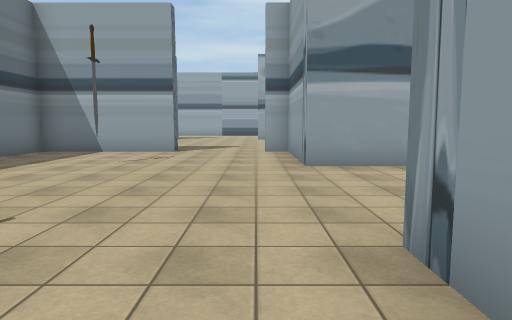
View 1 (above)

22 first-person views from a walk through a scene from a Unity 3-D project. The camera is 1.5 m above the floor, tilts 6° down and sees 75° across. The floor is counted in squares, 2 m on a side. Each view is taken from the middle of a square. On the plan, view 1 faces up. The plan holds only what a view shows up to about 11 squares ahead; the rest is blank. The place goes on beyond the plan. The player character is not drawn. Some surface patterns are stand-ins.

View 2
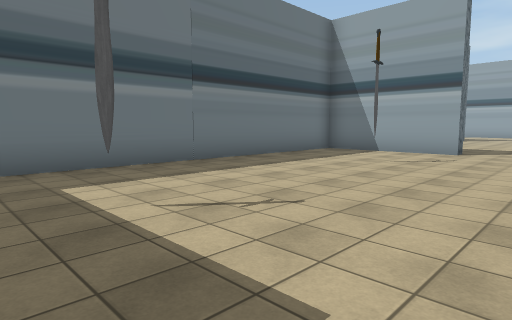

View 3
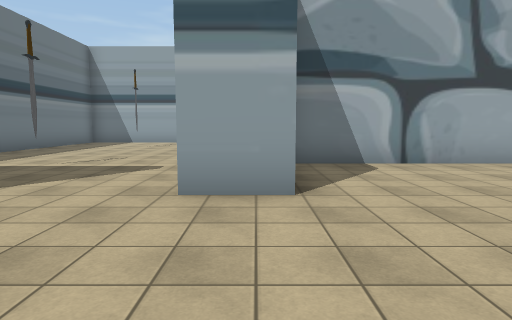

View 4
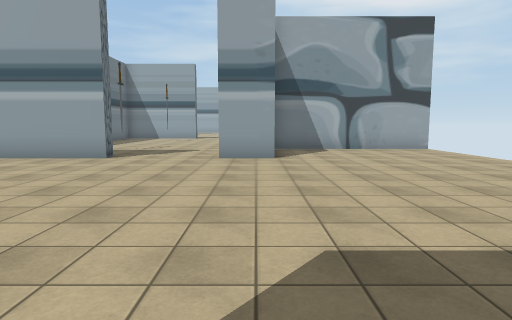

View 5
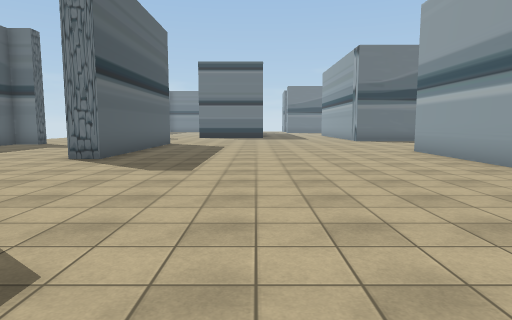

View 6
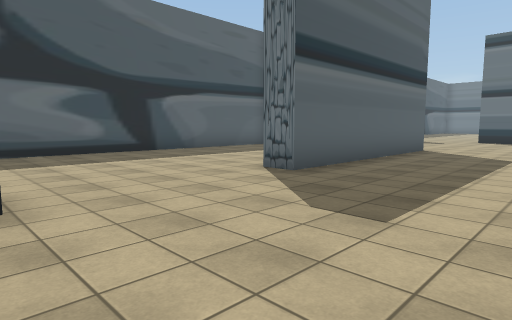

View 7
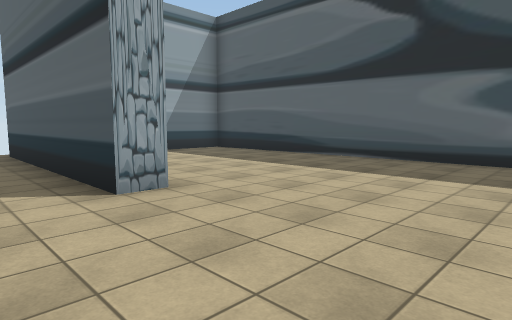

View 8
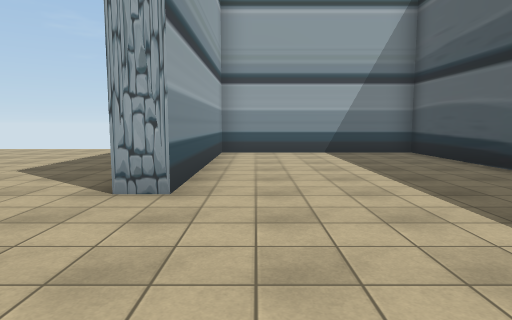

View 9
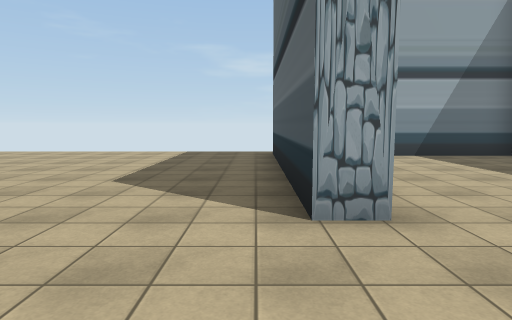

View 10
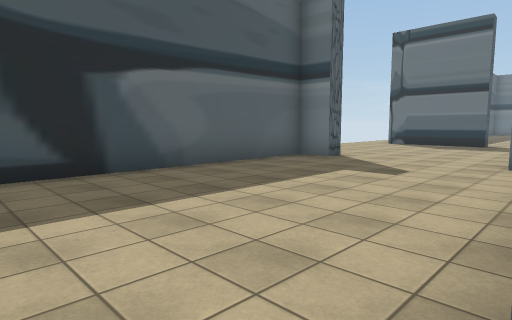

View 11
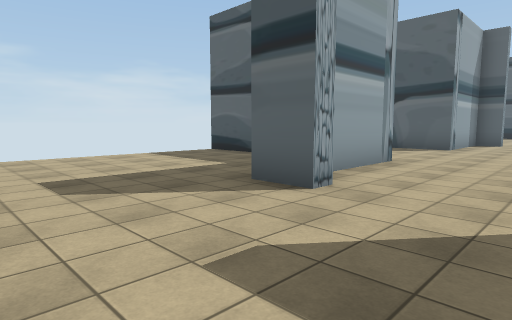

View 12
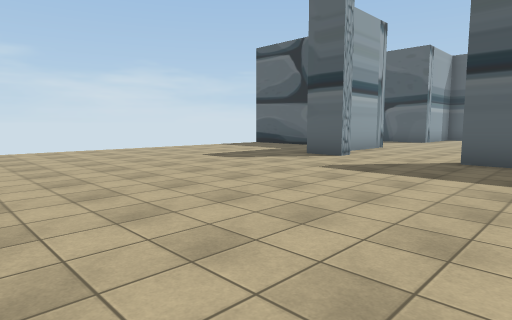

View 13
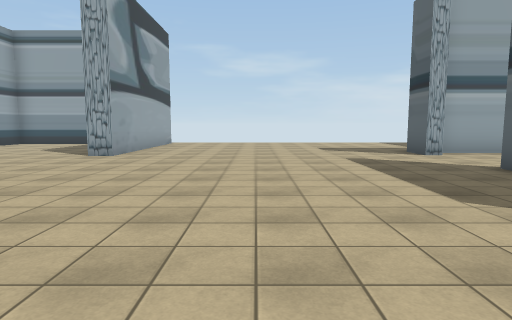

View 14
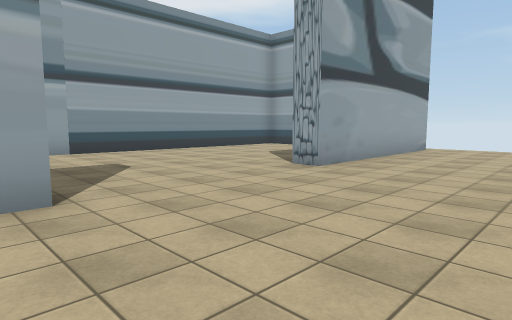

View 15
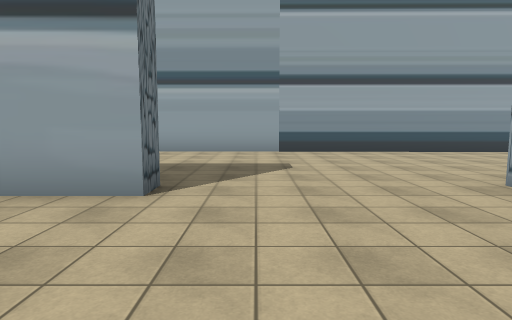

View 16
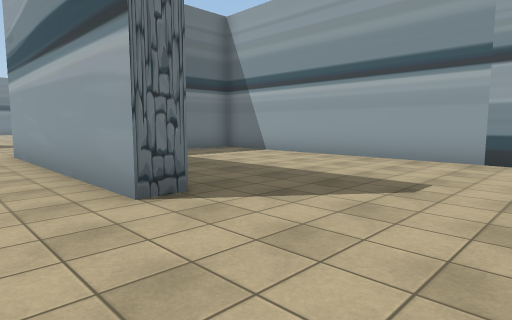

View 17
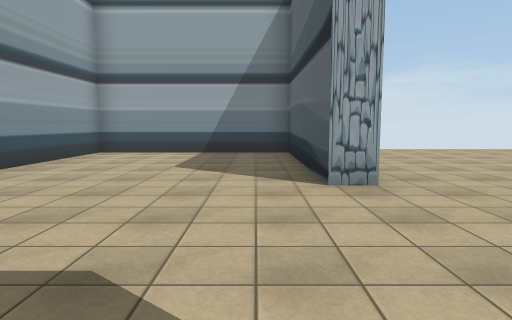

View 18
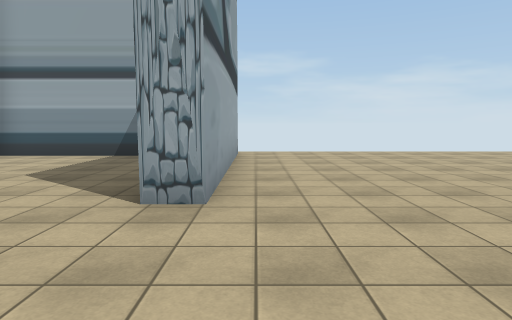

View 19
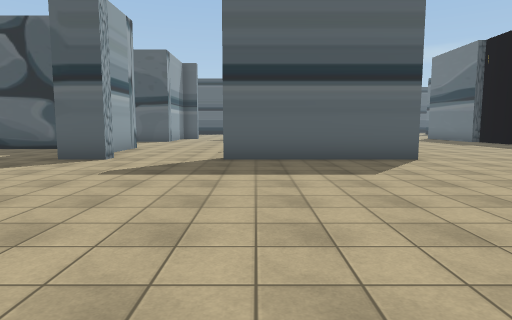

View 20
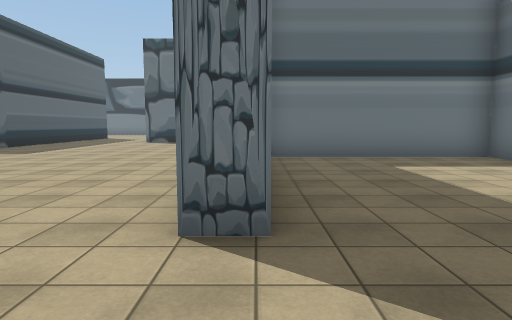

View 21
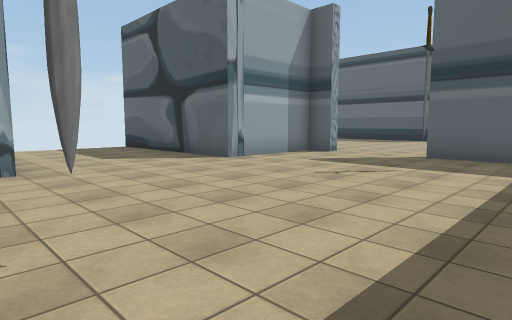

View 22
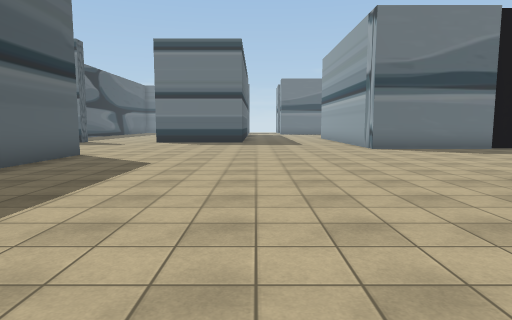

### Floor plan
Points are (right, up) in squares from view 1. A wall is a line through its corners. A room is listed if a view was taken in it or the views show most of it. See-through windows are left out.
Room 1 (views 1, 2, 3, 4, 5, 6, 7, 8, 9, 10, 11, 12, 13, 14, 15, 16, 17, 18, 19, 20, 21, 22)
walls: (-12.4, 2.5) (-12.4, -1.5) (-13.1, -1.5); (-6.6, 9.8) (-2.3, 9.8) (-2.3, 9.4) (-6, 9.4) (-6, 0.8); (-12.8, 3.4) (-12.8, 2.6); (-4, -1.1) (-2.3, -1.1) (-2.3, -1.5) (-6.6, -1.5); (2.9, 6.1) (0.9, 6.1) (0.9, 9.4) (0.1, 9.4) (0.1, 9.8) (1.4, 9.8); (1.5, -1.5) (0.1, -1.5) (0.1, -1.1) (0.9, -1.1) (0.9, 2) (5.6, 2); (3.1, 6.6) (6.5, 6.6); (6.5, 1.5) (1.5, 1.5); (-10.5, -9.4) (-4.2, -9.4) (-4.2, -10.2); (-4.2, 18.1) (-4.2, 17.5) (-10.4, 17.5); (5.8, 17.5) (0.1, 17.5) (0.1, 18.1) (5.1, 18.1) (5.1, 23.3) (-9.9, 23.5) (-9.9, 18.4); (-10.4, -14.4) (-9.9, -14.4) (-9.9, -15.3) (5.1, -15.3) (5.1, -10.1) (-0.4, -10.1) (-0.4, -9.4) (5.8, -9.4)
objects: sword (-3, 1); sword (-3, 6)

Where each view was taken, in squares from view 1:
view 1: 0 up, 0 right, facing up
view 2: 0 up, 0 right, facing up-left
view 3: 5 down, 1 right, facing up
view 4: 9 down, 1 right, facing up
view 5: 6 down, 3 right, facing left
view 6: 6 down, 0 right, facing down-left
view 7: 8 down, 4 left, facing down-right
view 8: 11 down, 4 left, facing right
view 9: 9 down, 3 left, facing right
view 10: 10 down, 3 left, facing down-left
view 11: 13 up, 2 left, facing down-right
view 12: 17 up, 4 left, facing down-right
view 13: 14 up, 8 left, facing right
view 14: 14 up, 5 left, facing up-right
view 15: 14 up, 3 left, facing up
view 16: 16 up, 1 left, facing up-left
view 17: 19 up, 4 left, facing right
view 18: 17 up, 3 left, facing right
view 19: 17 up, 3 left, facing down
view 20: 18 up, 2 left, facing left
view 21: 7 up, 5 left, facing down-right
view 22: 5 down, 2 left, facing left
